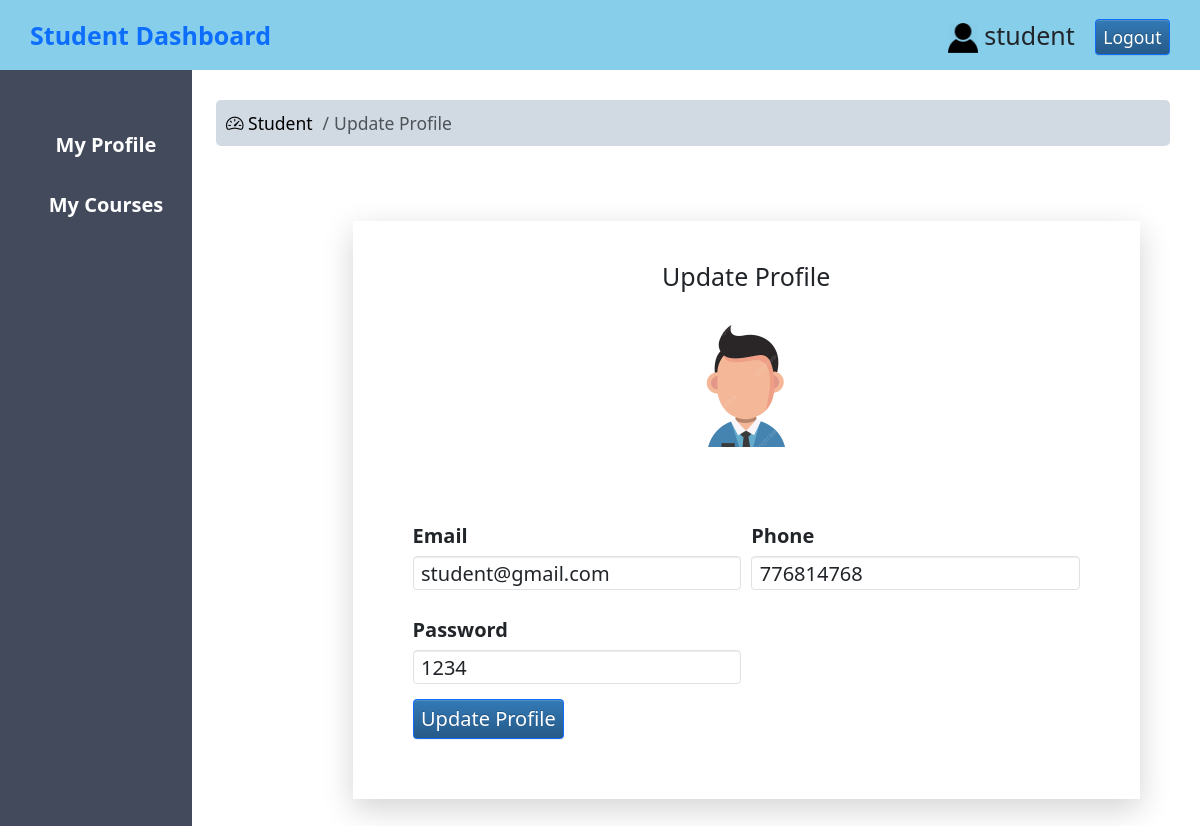
The app's page /student_profile.php (signed in) with its own data.
### tables this page shows
CREATE TABLE `user` (
  `id` int(11) NOT NULL,
  `username` varchar(50) DEFAULT NULL,
  `phone` int(30) DEFAULT NULL,
  `email` varchar(50) DEFAULT NULL,
  `usertype` varchar(50) DEFAULT NULL,
  `password` varchar(50) DEFAULT NULL
);

### student_profile.php (the view, shortened to what this page needs)
<?php
    include 'config.php';
        $name=$_SESSION['username'];
        $sql="SELECT * FROM user WHERE username='$name' ";
        $result=mysqli_query($data,$sql);
        $info=mysqli_fetch_assoc($result);
?>
<!DOCTYPE html>
<html lang="en">
<head>
    <link rel="stylesheet" href="https://cdn.jsdelivr.net/npm/bootstrap-icons@1.10.5/font/bootstrap-icons.css">
        <?php
            include 'student_css.php';
     ?>
         <link href="https://cdn.jsdelivr.net/npm/bootstrap@5.3.0/dist/css/bootstrap.min.css" rel="stylesheet"
>
    </head>
<body>
        <?php
            include 'student_sidebar.php';
        ?>
    <div class="my-5 me-5"  style="margin-left: 18%">
    <nav aria-label="breadcrumb">
        <ol class="breadcrumb breadcrumb-chevron p-3 bg-body-primary rounded-3" style="background-color: #d1dae3;" >
        <li class="breadcrumb-item fs-3">
            <a class="link-body-emphasis" href="adminhome.php">
            <i class="bi bi-speedometer2 " height="200" width="200"></i> Student
            </a>
        </li>
        <li class="breadcrumb-item active fs-3" aria-current="page">
            Update Profile
        </li>
        </ol>
    </nav>
    </div>
    <div class="container my-5 " >
        <div class="ct1 shadow-lg py-5 px-5">
            <div class="py-3 text-center">
                <h1 class="form-label fs-1">Update Profile</h1>
                <br>
                <img src="./image/user.png" width="150" height="150" style="margin-bottom:20px">
                <br>
            </div>
            <div class=" mt-5 mb-5 px-5">
                <form  name="studentForm" action="#" method="POST" class="needs-validation" novalidate="" onsubmit="return validateForm()">
                    <div class="row g-3">
                        <div class="col-sm-6 mb-4">
                            <label for="email" class="form-label fs-2">Email</label>
                            <input type="email" class="form-control fs-2" id="email" name="email" placeholder="you@example.com" value="<?php echo "{$info['email']}"  ?>" required="">
                        </div>
                        <div class="col-sm-6 mb-4">
                            <label for="phone" class="form-label fs-2  ">Phone</label>
                            <input type="phone" class="form-control fs-2" id="phone" name="phone" placeholder="Phone" value="<?php echo "{$info['phone']}"  ?>" required="">
                        </div>
                        <div class="col-sm-6">
                            <label for="password" class="form-label fs-2">Password</label>
                            <input type="text" class="form-control fs-2" id="password" name="password" placeholder="Password" value="<?php echo "{$info['password']}"  ?>" required="">
                        </div>
                        <div class="mt-4 ">
                            <input type="Submit" class="btn btn-primary fs-2" name="update_profile" value="Update Profile">
                        </div>
                    </div>
                </form>
            </div>
        </div>
    </div>
</body>
</html>

### css/admin.css (style rules this page uses)
* { margin: 0px; padding: 0px; }
a,a:hover { text-decoration: none!important; }

### student_profile.php (style rules this page uses)
.ct1 { margin-left: 28%; margin-top: 4%; border-color: gray; border-width: 4px; width: 70% }

### records on screen
user: email "student@gmail.com", phone "776814768", password "1234"

### other values on screen
$name "student"
